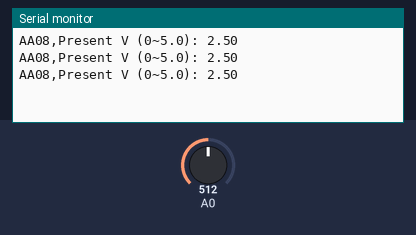
Simulated run of this sketch. Board: Arduino Uno, built with avr-gcc and run on an emulated ATmega328P. Parts: the last lines printed to the serial monitor. Inputs (shaded band) come from the test bench; at power-on: A0 = 512.

Above: at 1.3 s.
1.4 s: A0 set to 716
At 1.9 s:
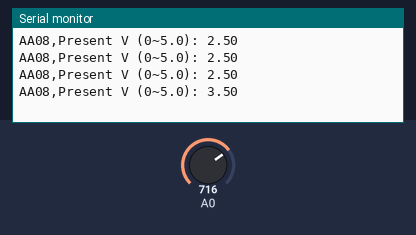
2.9 s: A0 set to 900
At 3.4 s:
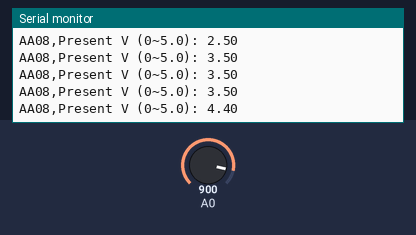
Timing chart, 0 to 5.9 s (numbered marks = the images above; inputs shaded):
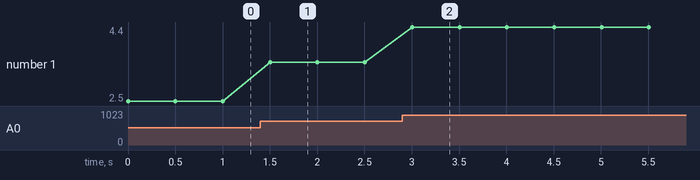

Measured:
- after the input at 1.4 s, the serial monitor: prints a new line after 0.10 s (image 1)
- after the input at 2.9 s, the serial monitor: prints a new line after 0.10 s (image 2)
- plotted number 1: 2.5 → 3.5 after the input at 1.4 s, 3.5 → 4.4 after the input at 2.9 s

The sketch:

sketch07_AnalogRead_fmap.ino.ino
```cpp
/*
  Blink by AA00
  Turns an LED on for one second, then off for one second, repeatedly.
*/

// the setup function runs once when you press reset or power the board
void setup() {
Serial.begin(9600);
}

// the loop function runs over and over again forever
void loop() {
  int sensorValue = analogRead(A0);

// float voltage = map(sensorValue,0,1023,0.0,5.0);
// float voltage = sensorValue*(5.0/1023.0);
   float voltage = f_map(sensorValue,0,1023,0.0,5.0);
   //Voltage
  Serial.print("AA08,Present V (0~5.0): ");
  Serial.println(voltage);
  delay(500);
}
float f_map(long x,long in_min, long in_max, float out_min,float out_max)
{
  return (x-in_min)*(out_max-out_min) / (in_max - in_min)+ out_min;
}
```
